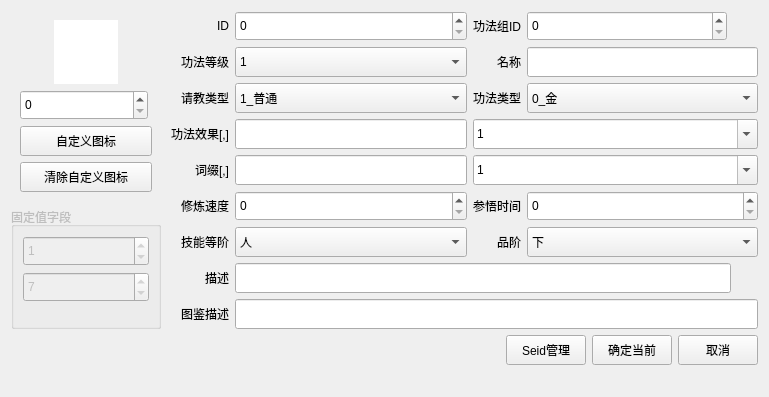
<?xml version="1.0" encoding="UTF-8"?>
<ui version="4.0">
 <class>StaticSkillWgt</class>
 <widget class="QWidget" name="StaticSkillWgt">
  <property name="geometry">
   <rect>
    <x>0</x>
    <y>0</y>
    <width>769</width>
    <height>397</height>
   </rect>
  </property>
  <property name="windowTitle">
   <string>Form</string>
  </property>
  <layout class="QGridLayout" name="gridLayout_2">
   <item row="0" column="0">
    <widget class="QWidget" name="widget" native="true">
     <property name="maximumSize">
      <size>
       <width>150</width>
       <height>16777215</height>
      </size>
     </property>
     <layout class="QGridLayout" name="gridLayout_4">
      <item row="2" column="0" colspan="3">
       <widget class="QPushButton" name="m_pBtnCustomIcon">
        <property name="minimumSize">
         <size>
          <width>0</width>
          <height>30</height>
         </size>
        </property>
        <property name="text">
         <string>自定义图标</string>
        </property>
       </widget>
      </item>
      <item row="0" column="1">
       <widget class="QLabel" name="m_pLabIcon">
        <property name="sizePolicy">
         <sizepolicy hsizetype="Fixed" vsizetype="Fixed">
          <horstretch>0</horstretch>
          <verstretch>0</verstretch>
         </sizepolicy>
        </property>
        <property name="minimumSize">
         <size>
          <width>64</width>
          <height>64</height>
         </size>
        </property>
        <property name="maximumSize">
         <size>
          <width>64</width>
          <height>64</height>
         </size>
        </property>
        <property name="styleSheet">
         <string notr="true">background-color: rgb(255, 255, 255);</string>
        </property>
        <property name="text">
         <string/>
        </property>
       </widget>
      </item>
      <item row="0" column="0">
       <spacer name="horizontalSpacer_3">
        <property name="orientation">
         <enum>Qt::Horizontal</enum>
        </property>
        <property name="sizeHint" stdset="0">
         <size>
          <width>13</width>
          <height>20</height>
         </size>
        </property>
       </spacer>
      </item>
      <item row="1" column="0" colspan="3">
       <widget class="Tool_NumberEdit" name="icon">
        <property name="minimumSize">
         <size>
          <width>128</width>
          <height>30</height>
         </size>
        </property>
        <property name="maximumSize">
         <size>
          <width>128</width>
          <height>16777215</height>
         </size>
        </property>
       </widget>
      </item>
      <item row="0" column="2">
       <spacer name="horizontalSpacer_4">
        <property name="orientation">
         <enum>Qt::Horizontal</enum>
        </property>
        <property name="sizeHint" stdset="0">
         <size>
          <width>18</width>
          <height>20</height>
         </size>
        </property>
       </spacer>
      </item>
      <item row="3" column="0" colspan="3">
       <widget class="QPushButton" name="m_pBtnDelCustomIcon">
        <property name="minimumSize">
         <size>
          <width>0</width>
          <height>30</height>
         </size>
        </property>
        <property name="text">
         <string>清除自定义图标</string>
        </property>
       </widget>
      </item>
     </layout>
    </widget>
   </item>
   <item row="0" column="1" rowspan="2">
    <layout class="QGridLayout" name="gridLayout">
     <item row="0" column="0">
      <widget class="QLabel" name="label">
       <property name="minimumSize">
        <size>
         <width>0</width>
         <height>30</height>
        </size>
       </property>
       <property name="maximumSize">
        <size>
         <width>16777215</width>
         <height>30</height>
        </size>
       </property>
       <property name="text">
        <string>ID</string>
       </property>
       <property name="alignment">
        <set>Qt::AlignRight|Qt::AlignTrailing|Qt::AlignVCenter</set>
       </property>
      </widget>
     </item>
     <item row="0" column="1">
      <widget class="Tool_NumberEdit" name="id">
       <property name="minimumSize">
        <size>
         <width>200</width>
         <height>30</height>
        </size>
       </property>
       <property name="maximumSize">
        <size>
         <width>16777215</width>
         <height>30</height>
        </size>
       </property>
      </widget>
     </item>
     <item row="0" column="2">
      <widget class="QLabel" name="label_2">
       <property name="minimumSize">
        <size>
         <width>0</width>
         <height>30</height>
        </size>
       </property>
       <property name="maximumSize">
        <size>
         <width>16777215</width>
         <height>30</height>
        </size>
       </property>
       <property name="text">
        <string>功法组ID</string>
       </property>
       <property name="alignment">
        <set>Qt::AlignRight|Qt::AlignTrailing|Qt::AlignVCenter</set>
       </property>
      </widget>
     </item>
     <item row="0" column="3">
      <widget class="Tool_NumberEdit" name="Skill_ID">
       <property name="minimumSize">
        <size>
         <width>200</width>
         <height>30</height>
        </size>
       </property>
       <property name="maximumSize">
        <size>
         <width>200</width>
         <height>30</height>
        </size>
       </property>
      </widget>
     </item>
     <item row="1" column="0">
      <widget class="QLabel" name="label_3">
       <property name="minimumSize">
        <size>
         <width>0</width>
         <height>30</height>
        </size>
       </property>
       <property name="maximumSize">
        <size>
         <width>16777215</width>
         <height>30</height>
        </size>
       </property>
       <property name="text">
        <string>功法等级</string>
       </property>
       <property name="alignment">
        <set>Qt::AlignRight|Qt::AlignTrailing|Qt::AlignVCenter</set>
       </property>
      </widget>
     </item>
     <item row="1" column="1">
      <widget class="QComboBox" name="Skill_Lv">
       <property name="minimumSize">
        <size>
         <width>0</width>
         <height>30</height>
        </size>
       </property>
       <property name="maximumSize">
        <size>
         <width>16777215</width>
         <height>30</height>
        </size>
       </property>
       <item>
        <property name="text">
         <string>1</string>
        </property>
       </item>
       <item>
        <property name="text">
         <string>2</string>
        </property>
       </item>
       <item>
        <property name="text">
         <string>3</string>
        </property>
       </item>
       <item>
        <property name="text">
         <string>4</string>
        </property>
       </item>
       <item>
        <property name="text">
         <string>5</string>
        </property>
       </item>
      </widget>
     </item>
     <item row="1" column="2">
      <widget class="QLabel" name="label_6">
       <property name="minimumSize">
        <size>
         <width>0</width>
         <height>30</height>
        </size>
       </property>
       <property name="maximumSize">
        <size>
         <width>16777215</width>
         <height>30</height>
        </size>
       </property>
       <property name="text">
        <string>名称</string>
       </property>
       <property name="alignment">
        <set>Qt::AlignRight|Qt::AlignTrailing|Qt::AlignVCenter</set>
       </property>
      </widget>
     </item>
     <item row="1" column="3">
      <widget class="QLineEdit" name="name">
       <property name="minimumSize">
        <size>
         <width>0</width>
         <height>30</height>
        </size>
       </property>
       <property name="maximumSize">
        <size>
         <width>16777215</width>
         <height>30</height>
        </size>
       </property>
      </widget>
     </item>
     <item row="2" column="0">
      <widget class="QLabel" name="label_7">
       <property name="minimumSize">
        <size>
         <width>0</width>
         <height>30</height>
        </size>
       </property>
       <property name="maximumSize">
        <size>
         <width>16777215</width>
         <height>30</height>
        </size>
       </property>
       <property name="text">
        <string>请教类型</string>
       </property>
       <property name="alignment">
        <set>Qt::AlignRight|Qt::AlignTrailing|Qt::AlignVCenter</set>
       </property>
      </widget>
     </item>
     <item row="2" column="1">
      <widget class="QComboBox" name="qingjiaotype">
       <property name="minimumSize">
        <size>
         <width>0</width>
         <height>30</height>
        </size>
       </property>
       <property name="maximumSize">
        <size>
         <width>16777215</width>
         <height>30</height>
        </size>
       </property>
       <item>
        <property name="text">
         <string>1_普通</string>
        </property>
       </item>
       <item>
        <property name="text">
         <string>2_门派</string>
        </property>
       </item>
       <item>
        <property name="text">
         <string>3_不传</string>
        </property>
       </item>
       <item>
        <property name="text">
         <string>5_不传（不明）</string>
        </property>
       </item>
       <item>
        <property name="text">
         <string>6_魔修</string>
        </property>
       </item>
       <item>
        <property name="text">
         <string>7_不可请教</string>
        </property>
       </item>
      </widget>
     </item>
     <item row="2" column="2">
      <widget class="QLabel" name="label_12">
       <property name="minimumSize">
        <size>
         <width>0</width>
         <height>30</height>
        </size>
       </property>
       <property name="maximumSize">
        <size>
         <width>16777215</width>
         <height>30</height>
        </size>
       </property>
       <property name="text">
        <string>功法类型</string>
       </property>
       <property name="alignment">
        <set>Qt::AlignRight|Qt::AlignTrailing|Qt::AlignVCenter</set>
       </property>
      </widget>
     </item>
     <item row="2" column="3">
      <widget class="QComboBox" name="AttackType">
       <property name="minimumSize">
        <size>
         <width>0</width>
         <height>30</height>
        </size>
       </property>
       <property name="maximumSize">
        <size>
         <width>16777215</width>
         <height>30</height>
        </size>
       </property>
       <item>
        <property name="text">
         <string>0_金</string>
        </property>
       </item>
       <item>
        <property name="text">
         <string>1_木</string>
        </property>
       </item>
       <item>
        <property name="text">
         <string>2_水</string>
        </property>
       </item>
       <item>
        <property name="text">
         <string>3_火</string>
        </property>
       </item>
       <item>
        <property name="text">
         <string>4_土</string>
        </property>
       </item>
       <item>
        <property name="text">
         <string>5_气</string>
        </property>
       </item>
       <item>
        <property name="text">
         <string>6_遁术</string>
        </property>
       </item>
       <item>
        <property name="text">
         <string>7_神识</string>
        </property>
       </item>
       <item>
        <property name="text">
         <string>8_剑</string>
        </property>
       </item>
       <item>
        <property name="text">
         <string>9_体</string>
        </property>
       </item>
      </widget>
     </item>
     <item row="3" column="0">
      <widget class="QLabel" name="label_8">
       <property name="minimumSize">
        <size>
         <width>0</width>
         <height>30</height>
        </size>
       </property>
       <property name="maximumSize">
        <size>
         <width>16777215</width>
         <height>30</height>
        </size>
       </property>
       <property name="text">
        <string> 功法效果[,]</string>
       </property>
       <property name="alignment">
        <set>Qt::AlignRight|Qt::AlignTrailing|Qt::AlignVCenter</set>
       </property>
      </widget>
     </item>
     <item row="3" column="1">
      <widget class="Tool_ListEdit" name="seid">
       <property name="minimumSize">
        <size>
         <width>0</width>
         <height>30</height>
        </size>
       </property>
       <property name="maximumSize">
        <size>
         <width>16777215</width>
         <height>30</height>
        </size>
       </property>
      </widget>
     </item>
     <item row="4" column="0">
      <widget class="QLabel" name="label_9">
       <property name="minimumSize">
        <size>
         <width>0</width>
         <height>30</height>
        </size>
       </property>
       <property name="maximumSize">
        <size>
         <width>16777215</width>
         <height>30</height>
        </size>
       </property>
       <property name="text">
        <string>词缀[,]</string>
       </property>
       <property name="alignment">
        <set>Qt::AlignRight|Qt::AlignTrailing|Qt::AlignVCenter</set>
       </property>
      </widget>
     </item>
     <item row="4" column="1">
      <widget class="Tool_ListEdit" name="Affix">
       <property name="minimumSize">
        <size>
         <width>0</width>
         <height>30</height>
        </size>
       </property>
       <property name="maximumSize">
        <size>
         <width>16777215</width>
         <height>30</height>
        </size>
       </property>
      </widget>
     </item>
     <item row="6" column="0">
      <widget class="QLabel" name="label_18">
       <property name="minimumSize">
        <size>
         <width>0</width>
         <height>30</height>
        </size>
       </property>
       <property name="maximumSize">
        <size>
         <width>16777215</width>
         <height>30</height>
        </size>
       </property>
       <property name="text">
        <string>技能等阶</string>
       </property>
       <property name="alignment">
        <set>Qt::AlignRight|Qt::AlignTrailing|Qt::AlignVCenter</set>
       </property>
      </widget>
     </item>
     <item row="6" column="1">
      <widget class="QComboBox" name="Skill_LV">
       <property name="minimumSize">
        <size>
         <width>0</width>
         <height>30</height>
        </size>
       </property>
       <property name="maximumSize">
        <size>
         <width>16777215</width>
         <height>30</height>
        </size>
       </property>
       <item>
        <property name="text">
         <string>人</string>
        </property>
       </item>
       <item>
        <property name="text">
         <string>地</string>
        </property>
       </item>
       <item>
        <property name="text">
         <string>天</string>
        </property>
       </item>
      </widget>
     </item>
     <item row="6" column="2">
      <widget class="QLabel" name="label_19">
       <property name="minimumSize">
        <size>
         <width>0</width>
         <height>30</height>
        </size>
       </property>
       <property name="maximumSize">
        <size>
         <width>16777215</width>
         <height>30</height>
        </size>
       </property>
       <property name="text">
        <string>品阶</string>
       </property>
       <property name="alignment">
        <set>Qt::AlignRight|Qt::AlignTrailing|Qt::AlignVCenter</set>
       </property>
      </widget>
     </item>
     <item row="6" column="3">
      <widget class="QComboBox" name="typePinJie">
       <property name="minimumSize">
        <size>
         <width>0</width>
         <height>30</height>
        </size>
       </property>
       <property name="maximumSize">
        <size>
         <width>16777215</width>
         <height>30</height>
        </size>
       </property>
       <item>
        <property name="text">
         <string>下</string>
        </property>
       </item>
       <item>
        <property name="text">
         <string>中</string>
        </property>
       </item>
       <item>
        <property name="text">
         <string>上</string>
        </property>
       </item>
      </widget>
     </item>
     <item row="8" column="0">
      <widget class="QLabel" name="label_10">
       <property name="minimumSize">
        <size>
         <width>0</width>
         <height>30</height>
        </size>
       </property>
       <property name="maximumSize">
        <size>
         <width>16777215</width>
         <height>30</height>
        </size>
       </property>
       <property name="text">
        <string>描述</string>
       </property>
       <property name="alignment">
        <set>Qt::AlignRight|Qt::AlignTrailing|Qt::AlignVCenter</set>
       </property>
      </widget>
     </item>
     <item row="9" column="0">
      <widget class="QLabel" name="label_11">
       <property name="minimumSize">
        <size>
         <width>0</width>
         <height>30</height>
        </size>
       </property>
       <property name="maximumSize">
        <size>
         <width>16777215</width>
         <height>30</height>
        </size>
       </property>
       <property name="text">
        <string>图鉴描述</string>
       </property>
       <property name="alignment">
        <set>Qt::AlignRight|Qt::AlignTrailing|Qt::AlignVCenter</set>
       </property>
      </widget>
     </item>
     <item row="8" column="1" colspan="3">
      <widget class="QLineEdit" name="descr">
       <property name="minimumSize">
        <size>
         <width>0</width>
         <height>30</height>
        </size>
       </property>
       <property name="maximumSize">
        <size>
         <width>496</width>
         <height>30</height>
        </size>
       </property>
      </widget>
     </item>
     <item row="9" column="1" colspan="3">
      <widget class="QLineEdit" name="TuJiandescr">
       <property name="minimumSize">
        <size>
         <width>0</width>
         <height>30</height>
        </size>
       </property>
       <property name="maximumSize">
        <size>
         <width>16777215</width>
         <height>30</height>
        </size>
       </property>
      </widget>
     </item>
     <item row="3" column="2" colspan="2">
      <widget class="QComboBox" name="skillSeidTips">
       <property name="minimumSize">
        <size>
         <width>0</width>
         <height>30</height>
        </size>
       </property>
       <property name="maximumSize">
        <size>
         <width>16777215</width>
         <height>30</height>
        </size>
       </property>
       <property name="editable">
        <bool>true</bool>
       </property>
       <item>
        <property name="text">
         <string>1</string>
        </property>
       </item>
       <item>
        <property name="text">
         <string>2</string>
        </property>
       </item>
       <item>
        <property name="text">
         <string>3</string>
        </property>
       </item>
       <item>
        <property name="text">
         <string>4</string>
        </property>
       </item>
       <item>
        <property name="text">
         <string>5</string>
        </property>
       </item>
      </widget>
     </item>
     <item row="4" column="2" colspan="2">
      <widget class="AffixTipCBox" name="affixTips">
       <property name="minimumSize">
        <size>
         <width>0</width>
         <height>30</height>
        </size>
       </property>
       <property name="maximumSize">
        <size>
         <width>16777215</width>
         <height>30</height>
        </size>
       </property>
       <property name="editable">
        <bool>true</bool>
       </property>
       <item>
        <property name="text">
         <string>1</string>
        </property>
       </item>
       <item>
        <property name="text">
         <string>2</string>
        </property>
       </item>
       <item>
        <property name="text">
         <string>3</string>
        </property>
       </item>
       <item>
        <property name="text">
         <string>4</string>
        </property>
       </item>
       <item>
        <property name="text">
         <string>5</string>
        </property>
       </item>
      </widget>
     </item>
     <item row="5" column="0">
      <widget class="QLabel" name="label_5">
       <property name="minimumSize">
        <size>
         <width>0</width>
         <height>30</height>
        </size>
       </property>
       <property name="maximumSize">
        <size>
         <width>16777215</width>
         <height>30</height>
        </size>
       </property>
       <property name="text">
        <string>修炼速度</string>
       </property>
       <property name="alignment">
        <set>Qt::AlignRight|Qt::AlignTrailing|Qt::AlignVCenter</set>
       </property>
      </widget>
     </item>
     <item row="5" column="1">
      <widget class="Tool_NumberEdit" name="Skill_Speed">
       <property name="minimumSize">
        <size>
         <width>0</width>
         <height>30</height>
        </size>
       </property>
       <property name="maximumSize">
        <size>
         <width>16777215</width>
         <height>30</height>
        </size>
       </property>
      </widget>
     </item>
     <item row="5" column="2">
      <widget class="QLabel" name="label_21">
       <property name="minimumSize">
        <size>
         <width>0</width>
         <height>30</height>
        </size>
       </property>
       <property name="maximumSize">
        <size>
         <width>16777215</width>
         <height>30</height>
        </size>
       </property>
       <property name="text">
        <string>参悟时间</string>
       </property>
       <property name="alignment">
        <set>Qt::AlignRight|Qt::AlignTrailing|Qt::AlignVCenter</set>
       </property>
      </widget>
     </item>
     <item row="5" column="3">
      <widget class="Tool_NumberEdit" name="Skill_castTime">
       <property name="minimumSize">
        <size>
         <width>0</width>
         <height>30</height>
        </size>
       </property>
       <property name="maximumSize">
        <size>
         <width>16777215</width>
         <height>30</height>
        </size>
       </property>
      </widget>
     </item>
    </layout>
   </item>
   <item row="2" column="1">
    <layout class="QHBoxLayout" name="horizontalLayout">
     <item>
      <spacer name="horizontalSpacer">
       <property name="orientation">
        <enum>Qt::Horizontal</enum>
       </property>
       <property name="sizeHint" stdset="0">
        <size>
         <width>40</width>
         <height>20</height>
        </size>
       </property>
      </spacer>
     </item>
     <item>
      <widget class="QPushButton" name="m_pBtnSeid">
       <property name="minimumSize">
        <size>
         <width>0</width>
         <height>30</height>
        </size>
       </property>
       <property name="text">
        <string>Seid管理</string>
       </property>
      </widget>
     </item>
     <item>
      <widget class="QPushButton" name="m_pBtnOK">
       <property name="minimumSize">
        <size>
         <width>0</width>
         <height>30</height>
        </size>
       </property>
       <property name="text">
        <string>确定当前</string>
       </property>
      </widget>
     </item>
     <item>
      <widget class="QPushButton" name="m_pBtnCancel">
       <property name="minimumSize">
        <size>
         <width>0</width>
         <height>30</height>
        </size>
       </property>
       <property name="text">
        <string>取消</string>
       </property>
      </widget>
     </item>
    </layout>
   </item>
   <item row="1" column="0">
    <widget class="QGroupBox" name="groupBox">
     <property name="enabled">
      <bool>false</bool>
     </property>
     <property name="title">
      <string>固定值字段</string>
     </property>
     <layout class="QVBoxLayout" name="verticalLayout">
      <item>
       <widget class="QSpinBox" name="DF">
        <property name="minimumSize">
         <size>
          <width>0</width>
          <height>30</height>
         </size>
        </property>
        <property name="maximumSize">
         <size>
          <width>16777215</width>
          <height>30</height>
         </size>
        </property>
        <property name="value">
         <number>1</number>
        </property>
       </widget>
      </item>
      <item>
       <widget class="QSpinBox" name="TuJianType">
        <property name="minimumSize">
         <size>
          <width>0</width>
          <height>30</height>
         </size>
        </property>
        <property name="maximumSize">
         <size>
          <width>16777215</width>
          <height>30</height>
         </size>
        </property>
        <property name="value">
         <number>7</number>
        </property>
       </widget>
      </item>
      <item>
       <spacer name="verticalSpacer">
        <property name="orientation">
         <enum>Qt::Vertical</enum>
        </property>
        <property name="sizeHint" stdset="0">
         <size>
          <width>20</width>
          <height>29</height>
         </size>
        </property>
       </spacer>
      </item>
     </layout>
    </widget>
   </item>
   <item row="3" column="1">
    <spacer name="verticalSpacer_2">
     <property name="orientation">
      <enum>Qt::Vertical</enum>
     </property>
     <property name="sizeHint" stdset="0">
      <size>
       <width>20</width>
       <height>40</height>
      </size>
     </property>
    </spacer>
   </item>
  </layout>
 </widget>
 <customwidgets>
  <customwidget>
   <class>Tool_NumberEdit</class>
   <extends>QSpinBox</extends>
   <header location="global">../Tools/tool_numberedit.h</header>
  </customwidget>
  <customwidget>
   <class>Tool_ListEdit</class>
   <extends>QLineEdit</extends>
   <header location="global">../Tools/tool_listedit.h</header>
  </customwidget>
  <customwidget>
   <class>AffixTipCBox</class>
   <extends>QComboBox</extends>
   <header>Affix/affixtipcbox.h</header>
  </customwidget>
 </customwidgets>
 <resources/>
 <connections/>
</ui>
